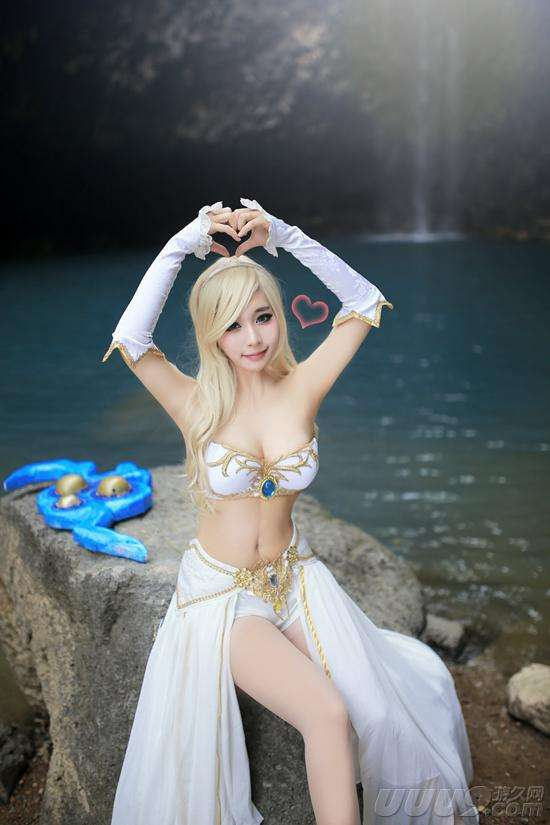
#> input picture filetreeview/test.png, 550 x 825 px
$ python -i Image.py   (imports and definitions only)   (older library calls are emulated)
#> lines starting #> are read from the running program, lines starting #| are printed output that depends on the picture
#coding: utf-8
# The Python Imaging Library.
# $Id$
#
# the Image class wrapper
#
# partial release history:
# 1995-09-09 fl   Created
# 1996-03-11 fl   PIL release 0.0 (proof of concept)
# 1996-04-30 fl   PIL release 0.1b1
# 1999-07-28 fl   PIL release 1.0 final
# 2000-06-07 fl   PIL release 1.1
# 2000-10-20 fl   PIL release 1.1.1
# 2001-05-07 fl   PIL release 1.1.2
# 2002-03-15 fl   PIL release 1.1.3
# 2003-05-10 fl   PIL release 1.1.4
# 2005-03-28 fl   PIL release 1.1.5
# 2006-12-02 fl   PIL release 1.1.6
# 2009-11-15 fl   PIL release 1.1.7
#
# Copyright (c) 1997-2009 by Secret Labs AB.  All rights reserved.
# Copyright (c) 1995-2009 by Fredrik Lundh.
#
# See the README file for information on usage and redistribution.
#

from __future__ import print_function

from PIL import VERSION, PILLOW_VERSION, _plugins

import logging
import warnings
import math

logger = logging.getLogger(__name__)


class DecompressionBombWarning(RuntimeWarning):
    pass


class _imaging_not_installed(object):
    # module placeholder
    def __getattr__(self, id):
        raise ImportError("The _imaging C module is not installed")


# Limit to around a quarter gigabyte for a 24 bit (3 bpp) image
MAX_IMAGE_PIXELS = int(1024 * 1024 * 1024 // 4 // 3)

# [54 lines not run here, left out]

try:
    import builtins
except ImportError:
    import __builtin__
    builtins = __builtin__

from PIL import ImageMode
from PIL._binary import i8
from PIL._util import isPath
from PIL._util import isStringType
from PIL._util import deferred_error

import os
import sys
import io
import struct

# type stuff
import collections
import numbers

# works everywhere, win for pypy, not cpython
USE_CFFI_ACCESS = hasattr(sys, 'pypy_version_info')
try:
    import cffi
    HAS_CFFI = True
except ImportError:
    HAS_CFFI = False


def isImageType(t):
    """
    Checks if an object is an image object.

    .. warning::

       This function is for internal use only.

    :param t: object to check if it's an image
    :returns: True if the object is an image
    """
    return hasattr(t, "im")

#
# Constants (also defined in _imagingmodule.c!)

NONE = 0

# transpose
FLIP_LEFT_RIGHT = 0
FLIP_TOP_BOTTOM = 1
ROTATE_90 = 2
ROTATE_180 = 3
ROTATE_270 = 4
TRANSPOSE = 5

# transforms
AFFINE = 0
EXTENT = 1
PERSPECTIVE = 2
QUAD = 3
MESH = 4

# resampling filters
NEAREST = NONE = 0
BOX = 4
BILINEAR = LINEAR = 2
HAMMING = 5
BICUBIC = CUBIC = 3
LANCZOS = ANTIALIAS = 1

# dithers
NEAREST = NONE = 0
ORDERED = 1  # Not yet implemented
RASTERIZE = 2  # Not yet implemented
FLOYDSTEINBERG = 3  # default

# palettes/quantizers
WEB = 0
ADAPTIVE = 1

MEDIANCUT = 0
MAXCOVERAGE = 1
FASTOCTREE = 2
LIBIMAGEQUANT = 3

# categories
NORMAL = 0
SEQUENCE = 1
CONTAINER = 2

# [6 lines that did not run here, left out]


# --------------------------------------------------------------------
# Registries

ID = []
OPEN = {}
MIME = {}
SAVE = {}
SAVE_ALL = {}
EXTENSION = {}

# --------------------------------------------------------------------
# Modes supported by this version

_MODEINFO = {
    # NOTE: this table will be removed in future versions.  use
    # getmode* functions or ImageMode descriptors instead.

    # official modes
    "1": ("L", "L", ("1",)),
    "L": ("L", "L", ("L",)),
    "I": ("L", "I", ("I",)),
    "F": ("L", "F", ("F",)),
    "P": ("RGB", "L", ("P",)),
    "RGB": ("RGB", "L", ("R", "G", "B")),
    "RGBX": ("RGB", "L", ("R", "G", "B", "X")),
    "RGBA": ("RGB", "L", ("R", "G", "B", "A")),
    "CMYK": ("RGB", "L", ("C", "M", "Y", "K")),
    "YCbCr": ("RGB", "L", ("Y", "Cb", "Cr")),
    "LAB": ("RGB", "L", ("L", "A", "B")),
    "HSV": ("RGB", "L", ("H", "S", "V")),

    # Experimental modes include I;16, I;16L, I;16B, RGBa, BGR;15, and
    # BGR;24.  Use these modes only if you know exactly what you're
    # doing...

}

if sys.byteorder == 'little':
    _ENDIAN = '<'
else:
    _ENDIAN = '>'

_MODE_CONV = {
    # official modes
    "1": ('|b1', None),  # Bits need to be extended to bytes
    "L": ('|u1', None),
    "LA": ('|u1', 2),
    "I": (_ENDIAN + 'i4', None),
    "F": (_ENDIAN + 'f4', None),
    "P": ('|u1', None),
    "RGB": ('|u1', 3),
    "RGBX": ('|u1', 4),
    "RGBA": ('|u1', 4),
    "CMYK": ('|u1', 4),
    "YCbCr": ('|u1', 3),
    "LAB": ('|u1', 3),  # UNDONE - unsigned |u1i1i1
    "HSV": ('|u1', 3),
    # I;16 == I;16L, and I;32 == I;32L
    "I;16": ('<u2', None),
    "I;16B": ('>u2', None),
    "I;16L": ('<u2', None),
    "I;16S": ('<i2', None),
    "I;16BS": ('>i2', None),
    "I;16LS": ('<i2', None),
    "I;32": ('<u4', None),
    "I;32B": ('>u4', None),
    "I;32L": ('<u4', None),
    "I;32S": ('<i4', None),
    "I;32BS": ('>i4', None),
    "I;32LS": ('<i4', None),
}


# [7 lines left out: function _conv_type_shape, not called in this run]


MODES = sorted(_MODEINFO.keys())

# raw modes that may be memory mapped.  NOTE: if you change this, you
# may have to modify the stride calculation in map.c too!
_MAPMODES = ("L", "P", "RGBX", "RGBA", "CMYK", "I;16", "I;16L", "I;16B")


# [49 lines left out: functions getmodebase, getmodetype, getmodebandnames, getmodebands, not called in this run]

# --------------------------------------------------------------------
# Helpers

_initialized = 0


# [92 lines left out: functions preinit, init, _getdecoder, _getencoder, not called in this run]


# --------------------------------------------------------------------
# Simple expression analyzer

def coerce_e(value):
    return value if isinstance(value, _E) else _E(value)


class _E(object):
    def __init__(self, data):
        self.data = data

    def __add__(self, other):
        return _E((self.data, "__add__", coerce_e(other).data))

    def __mul__(self, other):
        return _E((self.data, "__mul__", coerce_e(other).data))


# [19 lines left out: function _getscaleoffset, not called in this run]


# --------------------------------------------------------------------
# Implementation wrapper

class Image(object):
    """
    This class represents an image object.  To create
    :py:class:`~PIL.Image.Image` objects, use the appropriate factory
    functions.  There's hardly ever any reason to call the Image constructor
    directly.

    * :py:func:`~PIL.Image.open`
    * :py:func:`~PIL.Image.new`
    * :py:func:`~PIL.Image.frombytes`
    """
    format = None
    format_description = None

    def __init__(self):
        # FIXME: take "new" parameters / other image?
        # FIXME: turn mode and size into delegating properties?
        self.im = None
        self.mode = ""
        self.size = (0, 0)
        self.palette = None
        self.info = {}
        self.category = NORMAL
        self.readonly = 0
        self.pyaccess = None

    @property
    def width(self):
        return self.size[0]

    @property
    def height(self):
        return self.size[1]

    # [12 lines left out: function _new, not called in this run]

    # Context Manager Support
    def __enter__(self):
        return self

    def __exit__(self, *args):
        self.close()

    # [54 lines left out: functions close, _copy, _dump, __eq__, not called in this run]

    def __ne__(self, other):
        eq = (self == other)
        return not eq

    # [95 lines left out: functions __repr__, _repr_png_, __array_interface__, __getstate__, __setstate__, tobytes, not called in this run]

    def tostring(self, *args, **kw):
        raise NotImplementedError("tostring() has been removed. " +
                        "Please call tobytes() instead.")

    # [46 lines left out: functions tobitmap, frombytes, not called in this run]

    def fromstring(self, *args, **kw):
        raise NotImplementedError("fromstring() has been removed. " +
                        "Please call frombytes() instead.")

    # [262 lines left out: functions load, verify, convert, quantize, copy, not called in this run]

    __copy__ = copy

    # [242 lines left out: functions crop, draft, _expand, filter, getbands, getbbox and 8 more, not called in this run]

    def offset(self, xoffset, yoffset=None):
        raise NotImplementedError("offset() has been removed. " +
                        "Please call ImageChops.offset() instead.")

    def paste(self, im, box=None, mask=None):
        """
        Pastes another image into this image. The box argument is either
        a 2-tuple giving the upper left corner, a 4-tuple defining the
        left, upper, right, and lower pixel coordinate, or None (same as
        (0, 0)).  If a 4-tuple is given, the size of the pasted image
        must match the size of the region.

        If the modes don't match, the pasted image is converted to the mode of
        this image (see the :py:meth:`~PIL.Image.Image.convert` method for
        details).

        Instead of an image, the source can be a integer or tuple
        containing pixel values.  The method then fills the region
        with the given color.  When creating RGB images, you can
        also use color strings as supported by the ImageColor module.

        If a mask is given, this method updates only the regions
        indicated by the mask.  You can use either "1", "L" or "RGBA"
        images (in the latter case, the alpha band is used as mask).
        Where the mask is 255, the given image is copied as is.  Where
        the mask is 0, the current value is preserved.  Intermediate
        values will mix the two images together, including their alpha
        channels if they have them.

        See :py:meth:`~PIL.Image.Image.alpha_composite` if you want to
        combine images with respect to their alpha channels.

        :param im: Source image or pixel value (integer or tuple).
        :param box: An optional 4-tuple giving the region to paste into.
           If a 2-tuple is used instead, it's treated as the upper left
           corner.  If omitted or None, the source is pasted into the
           upper left corner.

           If an image is given as the second argument and there is no
           third, the box defaults to (0, 0), and the second argument
           is interpreted as a mask image.
        :param mask: An optional mask image.
        """

        if isImageType(box) and mask is None:
            # abbreviated paste(im, mask) syntax
            mask = box
            box = None

        if box is None:
            box = (0, 0)

        if len(box) == 2:
            # upper left corner given; get size from image or mask
            if isImageType(im):
                size = im.size
            elif isImageType(mask):
                size = mask.size
            else:
                # FIXME: use self.size here?
                raise ValueError(
                    "cannot determine region size; use 4-item box"
                    )
            box += (box[0]+size[0], box[1]+size[1])

        if isStringType(im):
            from PIL import ImageColor
            im = ImageColor.getcolor(im, self.mode)

        elif isImageType(im):
            im.load()
            if self.mode != im.mode:
                if self.mode != "RGB" or im.mode not in ("RGBA", "RGBa"):
                    # should use an adapter for this!
                    im = im.convert(self.mode)
            im = im.im

        self.load()
        if self.readonly:
            self._copy()

        if mask:
            mask.load()
            self.im.paste(im, box, mask.im)
        else:
            self.im.paste(im, box)

    # [646 lines left out: functions point, putalpha, putdata, putpalette, putpixel, resize and 13 more, not called in this run]


# --------------------------------------------------------------------
# Abstract handlers.

class ImagePointHandler(object):
    # used as a mixin by point transforms (for use with im.point)
    pass


class ImageTransformHandler(object):
    # used as a mixin by geometry transforms (for use with im.transform)
    pass


# --------------------------------------------------------------------
# Factories

#
# Debugging

# [89 lines left out: functions _wedge, _check_size, new, frombytes, not called in this run]


def fromstring(*args, **kw):
    raise NotImplementedError("fromstring() has been removed. " +
                    "Please call frombytes() instead.")


# [125 lines left out: functions frombuffer, fromarray, fromqimage, fromqpixmap, not called in this run]

_fromarray_typemap = {
    # (shape, typestr) => mode, rawmode
    # first two members of shape are set to one
    # ((1, 1), "|b1"): ("1", "1"), # broken
    ((1, 1), "|u1"): ("L", "L"),
    ((1, 1), "|i1"): ("I", "I;8"),
    ((1, 1), "<u2"): ("I", "I;16"),
    ((1, 1), ">u2"): ("I", "I;16B"),
    ((1, 1), "<i2"): ("I", "I;16S"),
    ((1, 1), ">i2"): ("I", "I;16BS"),
    ((1, 1), "<u4"): ("I", "I;32"),
    ((1, 1), ">u4"): ("I", "I;32B"),
    ((1, 1), "<i4"): ("I", "I;32S"),
    ((1, 1), ">i4"): ("I", "I;32BS"),
    ((1, 1), "<f4"): ("F", "F;32F"),
    ((1, 1), ">f4"): ("F", "F;32BF"),
    ((1, 1), "<f8"): ("F", "F;64F"),
    ((1, 1), ">f8"): ("F", "F;64BF"),
    ((1, 1, 2), "|u1"): ("LA", "LA"),
    ((1, 1, 3), "|u1"): ("RGB", "RGB"),
    ((1, 1, 4), "|u1"): ("RGBA", "RGBA"),
    }

# shortcuts
_fromarray_typemap[((1, 1), _ENDIAN + "i4")] = ("I", "I")
_fromarray_typemap[((1, 1), _ENDIAN + "f4")] = ("F", "F")


# [250 lines left out: functions _decompression_bomb_check, open, alpha_composite, blend, composite, eval and 6 more, not called in this run]


# --------------------------------------------------------------------
# Simple display support.  User code may override this.

def _show(image, **options):
    # override me, as necessary
    _showxv(image, **options)


def _showxv(image, title=None, **options):
    from PIL import ImageShow
    ImageShow.show(image, title, **options)


# --------------------------------------------------------------------
# Effects

# [22 lines left out: functions effect_mandelbrot, effect_noise, not called in this run]

>>> import cv2
>>> picture = cv2.imread('test.png', cv2.IMREAD_GRAYSCALE)
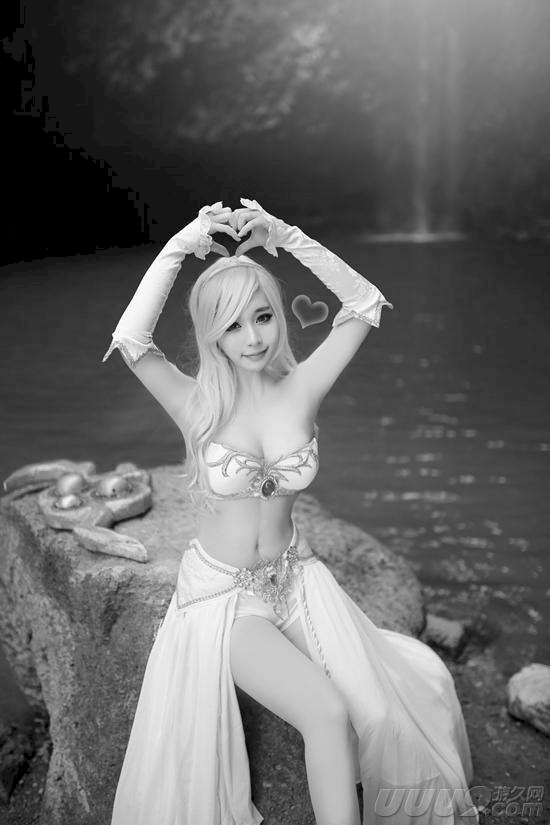
#> picture: shape (825, 550); min 0, max 255, mean 106.7
#> (the run stopped early here; a loop or call above may not have finished)
